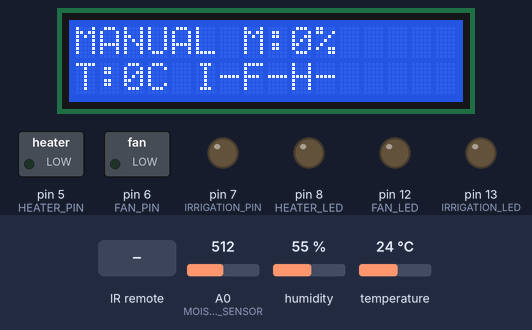
This sketch was run on a simulated Arduino Uno, built with avr-gcc and run on an emulated ATmega328P. On the bench: 16×2 character LCD, switched loads named in the sketch (green lamp = pin HIGH), output pins drawn as LEDs (lit = HIGH). The inputs (shaded band) are chosen by the test bench; at power-on: A0 (MOISTURE_SENSOR) = 512, humidity 55 %, temperature 24 °C. What the sketch prints to the serial monitor is not drawn.

Above: at 3.4 s.
3.5 s: infrared code 0xFFA25D received
At 4.6 s:
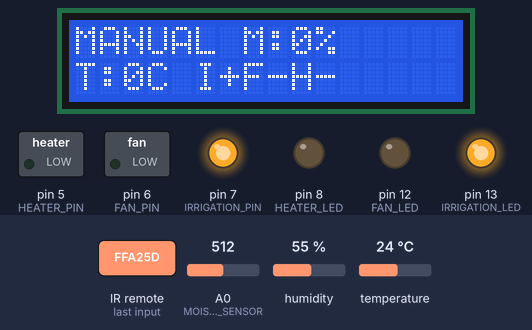
5.0 s: infrared code 0xFF629D received
At 5.6 s:
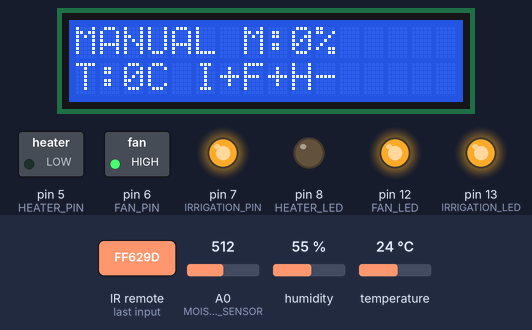
6.5 s: infrared code 0xFFE21D received
At 7.7 s:
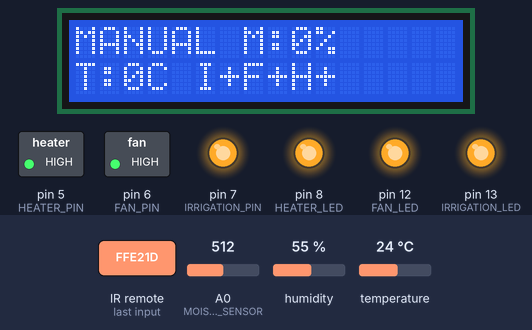
8.0 s: infrared code 0xFF22DD received
At 9.5 s:
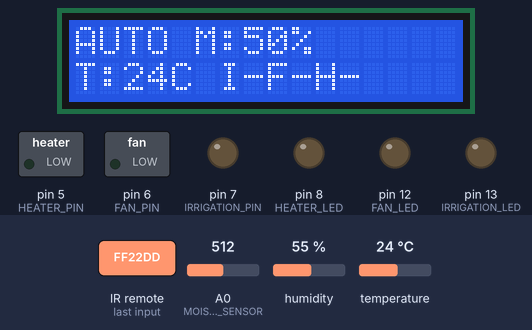
9.9 s: infrared code 0xFF02FD received
At 11.1 s:
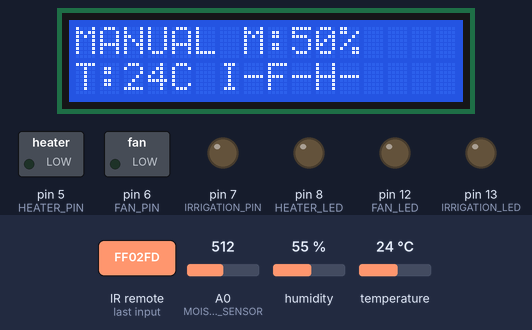
11.5 s: infrared code 0xFF629D received
At 12.1 s:
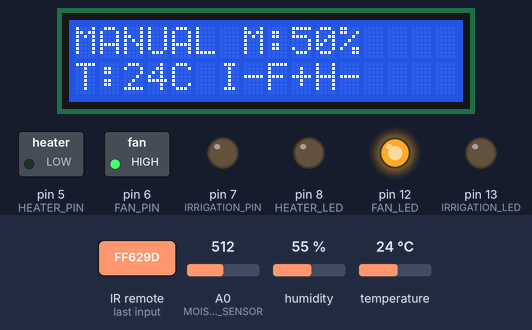
Timing chart, 0 to 14.0 s (numbered marks = the images above; inputs shaded):
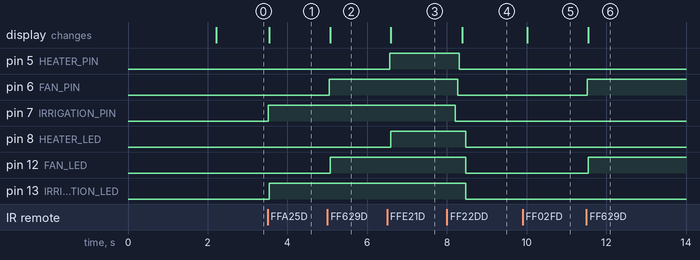

The sketch:

home_automation.ino
```cpp
/*
 * Agricultural IoT Automation System
 *
 * This system demonstrates a smart agricultural automation solution that uses
 * IR remote control to manage irrigation and environmental controls in a greenhouse
 * or field setting. It showcases embedded systems programming for agricultural technology.
 *
 * Circuit Components:
 * - Arduino board (e.g., Arduino Uno)
 * - IR Receiver (e.g., TSOP38238) for remote control input
 * - Relay modules (5V) for controlling irrigation valves and environmental systems
 * - Soil moisture sensors for automated irrigation decisions
 * - Temperature and humidity sensors (DHT22) for climate monitoring
 * - Status LEDs for system state indication
 * - Optional: LCD display for real-time data visualization
 *
 * Circuit Connections:
 * - IR Receiver:
 *   - VCC to Arduino 5V
 *   - GND to Arduino GND
 *   - Signal to Arduino Digital Pin 11
 * - Relay Modules:
 *   - VCC to Arduino 5V
 *   - GND to Arduino GND
 *   - IN1 (Irrigation) to Arduino Digital Pin 7
 *   - IN2 (Fan) to Arduino Digital Pin 6
 *   - IN3 (Heater) to Arduino Digital Pin 5
 * - Soil Moisture Sensor:
 *   - VCC to Arduino 5V
 *   - GND to Arduino GND
 *   - Analog Out to Arduino Analog Pin A0
 * - DHT22 Temperature/Humidity Sensor:
 *   - VCC to Arduino 5V
 *   - GND to Arduino GND
 *   - Data to Arduino Digital Pin 2
 * - Status LEDs:
 *   - Irrigation LED: Digital Pin 13 through 220 ohm resistor
 *   - Fan LED: Digital Pin 12 through 220 ohm resistor
 *   - Heater LED: Digital Pin 8 through 220 ohm resistor
 */

#include <IRremote.h>
#include <DHT.h>
#include <LiquidCrystal_I2C.h>

// Pin definitions
const int RECV_PIN = 11;       // IR receiver pin
const int IRRIGATION_PIN = 7;  // Irrigation valve relay
const int FAN_PIN = 6;         // Ventilation fan relay
const int HEATER_PIN = 5;      // Heating system relay
const int IRRIGATION_LED = 13; // Irrigation status LED
const int FAN_LED = 12;        // Fan status LED
const int HEATER_LED = 8;      // Heater status LED
const int MOISTURE_SENSOR = A0; // Soil moisture sensor
const int DHT_PIN = 2;         // DHT22 temperature/humidity sensor

// Remote control button codes (these will vary based on your remote)
// You'll need to run an IR receiver test sketch to get your remote's codes
const unsigned long IRRIGATION_TOGGLE = 0xFFA25D;  // Example code for irrigation control
const unsigned long FAN_TOGGLE = 0xFF629D;         // Example code for fan control
const unsigned long HEATER_TOGGLE = 0xFFE21D;      // Example code for heater control
const unsigned long AUTO_MODE = 0xFF22DD;          // Example code for automatic mode
const unsigned long MANUAL_MODE = 0xFF02FD;        // Example code for manual mode
const unsigned long DATA_DISPLAY = 0xFFC23D;       // Example code for data display

// System state variables
bool irrigationState = false;
bool fanState = false;
bool heaterState = false;
bool autoModeEnabled = false;
unsigned long lastSensorReadTime = 0;
const unsigned long SENSOR_READ_INTERVAL = 5000; // Read sensors every 5 seconds in auto mode

// Sensor thresholds for automatic control
const int DRY_THRESHOLD = 500;      // Soil moisture threshold for irrigation
const float TEMP_HIGH_THRESHOLD = 30.0; // Temperature threshold for fan (Celsius)
const float TEMP_LOW_THRESHOLD = 15.0;  // Temperature threshold for heater (Celsius)

// Sensor data variables
int soilMoisture = 0;
float temperature = 0.0;
float humidity = 0.0;

// Initialize sensors and display
DHT dht(DHT_PIN, DHT22);
LiquidCrystal_I2C lcd(0x27, 16, 2); // I2C address 0x27, 16 column and 2 rows

// IR receiver setup
IRrecv irrecv(RECV_PIN);
decode_results results;

/**
 * Setup function - initializes the system
 */
void setup() {
  // Initialize serial communication for debugging
  Serial.begin(9600);

  // Set pin modes
  pinMode(IRRIGATION_PIN, OUTPUT);
  pinMode(FAN_PIN, OUTPUT);
  pinMode(HEATER_PIN, OUTPUT);
  pinMode(IRRIGATION_LED, OUTPUT);
  pinMode(FAN_LED, OUTPUT);
  pinMode(HEATER_LED, OUTPUT);

  // Initialize pins to OFF state
  digitalWrite(IRRIGATION_PIN, LOW);
  digitalWrite(FAN_PIN, LOW);
  digitalWrite(HEATER_PIN, LOW);
  digitalWrite(IRRIGATION_LED, LOW);
  digitalWrite(FAN_LED, LOW);
  digitalWrite(HEATER_LED, LOW);

  // Initialize sensors
  dht.begin();

  // Initialize LCD
  lcd.init();
  lcd.backlight();
  lcd.clear();
  lcd.setCursor(0, 0);
  lcd.print("AgriTech System");
  lcd.setCursor(0, 1);
  lcd.print("Initializing...");

  // Start the IR receiver
  irrecv.enableIRIn();

  Serial.println("Agricultural IoT Automation System");
  Serial.println("Use remote to control irrigation, ventilation, and heating");
  Serial.println("Auto mode will control systems based on sensor readings");

  delay(2000);
  updateLCD();
}

/**
 * Main loop function
 */
void loop() {
  // Check if IR signal is received
  if (irrecv.decode(&results)) {
    processIRCommand(results.value);
    irrecv.resume(); // Receive the next value
  }

  // In auto mode, periodically read sensors and adjust systems
  if (autoModeEnabled && (millis() - lastSensorReadTime > SENSOR_READ_INTERVAL)) {
    readSensors();
    automaticControl();
    lastSensorReadTime = millis();
    updateLCD();
  }

  // Update status LEDs to match system states
  digitalWrite(IRRIGATION_LED, irrigationState ? HIGH : LOW);
  digitalWrite(FAN_LED, fanState ? HIGH : LOW);
  digitalWrite(HEATER_LED, heaterState ? HIGH : LOW);

  delay(100); // Small delay for stability
}

/**
 * Process IR remote commands
 *
 * @param command The IR command code received
 */
void processIRCommand(unsigned long command) {
  Serial.print("Command received: 0x");
  Serial.println(command, HEX);

  switch (command) {
    case IRRIGATION_TOGGLE:
      toggleIrrigation();
      break;
    case FAN_TOGGLE:
      toggleFan();
      break;
    case HEATER_TOGGLE:
      toggleHeater();
      break;
    case AUTO_MODE:
      enableAutoMode(true);
      break;
    case MANUAL_MODE:
      enableAutoMode(false);
      break;
    case DATA_DISPLAY:
      readSensors();
      displaySensorData();
      break;
    default:
      // Unknown command
      break;
  }

  updateLCD();
}

/**
 * Toggle irrigation system
 */
void toggleIrrigation() {
  if (autoModeEnabled) {
    Serial.println("Cannot manually toggle in AUTO mode");
    return;
  }

  irrigationState = !irrigationState;
  digitalWrite(IRRIGATION_PIN, irrigationState ? HIGH : LOW);

  Serial.print("Irrigation ");
  Serial.println(irrigationState ? "ON" : "OFF");
}

/**
 * Toggle ventilation fan
 */
void toggleFan() {
  if (autoModeEnabled) {
    Serial.println("Cannot manually toggle in AUTO mode");
    return;
  }

  fanState = !fanState;
  digitalWrite(FAN_PIN, fanState ? HIGH : LOW);

  Serial.print("Fan ");
  Serial.println(fanState ? "ON" : "OFF");
}

/**
 * Toggle heating system
 */
void toggleHeater() {
  if (autoModeEnabled) {
    Serial.println("Cannot manually toggle in AUTO mode");
    return;
  }

  heaterState = !heaterState;
  digitalWrite(HEATER_PIN, heaterState ? HIGH : LOW);

  Serial.print("Heater ");
  Serial.println(heaterState ? "ON" : "OFF");
}

/**
 * Enable or disable automatic mode
 *
 * @param enable True to enable auto mode, false to disable
 */
void enableAutoMode(bool enable) {
  autoModeEnabled = enable;

  if (autoModeEnabled) {
    Serial.println("AUTO mode enabled - Systems will be controlled by sensor readings");
    readSensors();
    automaticControl();
  } else {
    Serial.println("MANUAL mode enabled - Use remote to control systems");
    // Turn all systems off when switching to manual mode
    irrigationState = false;
    fanState = false;
    heaterState = false;
    digitalWrite(IRRIGATION_PIN, LOW);
    digitalWrite(FAN_PIN, LOW);
    digitalWrite(HEATER_PIN, LOW);
  }
}

/**
 * Read data from all sensors
 */
void readSensors() {
  // Read soil moisture
  soilMoisture = analogRead(MOISTURE_SENSOR);

  // Read temperature and humidity
  humidity = dht.readHumidity();
  temperature = dht.readTemperature();

  // Check if any reads failed
  if (isnan(humidity) || isnan(temperature)) {
    Serial.println("Failed to read from DHT sensor!");
    return;
  }

  Serial.println("Sensor Readings:");
  Serial.print("Soil Moisture: ");
  Serial.println(soilMoisture);
  Serial.print("Temperature: ");
  Serial.print(temperature);
  Serial.println(" °C");
  Serial.print("Humidity: ");
  Serial.print(humidity);
  Serial.println(" %");
}

/**
 * Control systems automatically based on sensor readings
 */
void automaticControl() {
  // Control irrigation based on soil moisture
  if (soilMoisture < DRY_THRESHOLD && !irrigationState) {
    irrigationState = true;
    digitalWrite(IRRIGATION_PIN, HIGH);
    Serial.println("AUTO: Irrigation turned ON - Soil is dry");
  } else if (soilMoisture >= DRY_THRESHOLD && irrigationState) {
    irrigationState = false;
    digitalWrite(IRRIGATION_PIN, LOW);
    Serial.println("AUTO: Irrigation turned OFF - Soil moisture adequate");
  }

  // Control fan based on temperature
  if (temperature > TEMP_HIGH_THRESHOLD && !fanState) {
    fanState = true;
    digitalWrite(FAN_PIN, HIGH);
    Serial.println("AUTO: Fan turned ON - Temperature too high");
  } else if (temperature <= TEMP_HIGH_THRESHOLD && fanState) {
    fanState = false;
    digitalWrite(FAN_PIN, LOW);
    Serial.println("AUTO: Fan turned OFF - Temperature normal");
  }

  // Control heater based on temperature
  if (temperature < TEMP_LOW_THRESHOLD && !heaterState) {
    heaterState = true;
    digitalWrite(HEATER_PIN, HIGH);
    Serial.println("AUTO: Heater turned ON - Temperature too low");
  } else if (temperature >= TEMP_LOW_THRESHOLD && heaterState) {
    heaterState = false;
    digitalWrite(HEATER_PIN, LOW);
    Serial.println("AUTO: Heater turned OFF - Temperature normal");
  }
}

/**
 * Display sensor data on serial monitor
 */
void displaySensorData() {
  Serial.println("\n===== Agricultural Environment Data =====");
  Serial.print("Soil Moisture: ");
  Serial.print(soilMoisture);

  // Convert raw moisture reading to percentage for better understanding
  int moisturePercent = map(soilMoisture, 0, 1023, 0, 100);
  Serial.print(" (");
  Serial.print(moisturePercent);
  Serial.println("%)");

  Serial.print("Temperature: ");
  Serial.print(temperature);
  Serial.println(" °C");

  Serial.print("Humidity: ");
  Serial.print(humidity);
  Serial.println(" %");

  Serial.println("System Status:");
  Serial.print("Irrigation: ");
  Serial.println(irrigationState ? "ON" : "OFF");
  Serial.print("Fan: ");
  Serial.println(fanState ? "ON" : "OFF");
  Serial.print("Heater: ");
  Serial.println(heaterState ? "ON" : "OFF");
  Serial.print("Mode: ");
  Serial.println(autoModeEnabled ? "AUTOMATIC" : "MANUAL");
  Serial.println("=========================================");
}

/**
 * Update LCD display with current data
 */
void updateLCD() {
  lcd.clear();

  // First row: Mode and main sensor reading
  lcd.setCursor(0, 0);
  lcd.print(autoModeEnabled ? "AUTO " : "MANUAL ");

  // Show soil moisture on first row
  lcd.print("M:");
  int moisturePercent = map(soilMoisture, 0, 1023, 0, 100);
  lcd.print(moisturePercent);
  lcd.print("%");

  // Second row: Temperature, humidity and system status
  lcd.setCursor(0, 1);
  lcd.print("T:");
  lcd.print((int)temperature);
  lcd.print("C ");

  // Show system status using symbols
  lcd.print("I");
  lcd.print(irrigationState ? "+" : "-");
  lcd.print("F");
  lcd.print(fanState ? "+" : "-");
  lcd.print("H");
  lcd.print(heaterState ? "+" : "-");
}
```

Measured:
- after the input at 3.5 s, pin 7 (IRRIGATION_PIN), pin 13 (IRRIGATION_LED): LOW → HIGH at once; the display: changes at once (image 1)
- after the input at 5.0 s, pin 6 (FAN_PIN): LOW → HIGH at once; pin 12 (FAN_LED): LOW → HIGH after 0.07 s; the display: changes after 0.07 s (image 2)
- after the input at 6.5 s, pin 5 (HEATER_PIN): LOW → HIGH after 0.07 s; pin 8 (HEATER_LED): LOW → HIGH after 0.10 s; the display: changes after 0.10 s (image 3)
- after the input at 8.0 s, pin 5 (HEATER_PIN): HIGH → LOW after 0.31 s; pin 6 (FAN_PIN): HIGH → LOW after 0.27 s; pin 7 (IRRIGATION_PIN): HIGH → LOW after 0.21 s; pin 8 (HEATER_LED), pin 12 (FAN_LED), pin 13 (IRRIGATION_LED): HIGH → LOW after 0.47 s; the display: changes after 0.39 s (image 4)
- after the input at 9.9 s, the display: changes after 0.12 s (image 5)
- after the input at 11.5 s, pin 6 (FAN_PIN): LOW → HIGH at once; pin 12 (FAN_LED): LOW → HIGH after 0.05 s; the display: changes after 0.05 s (image 6)
